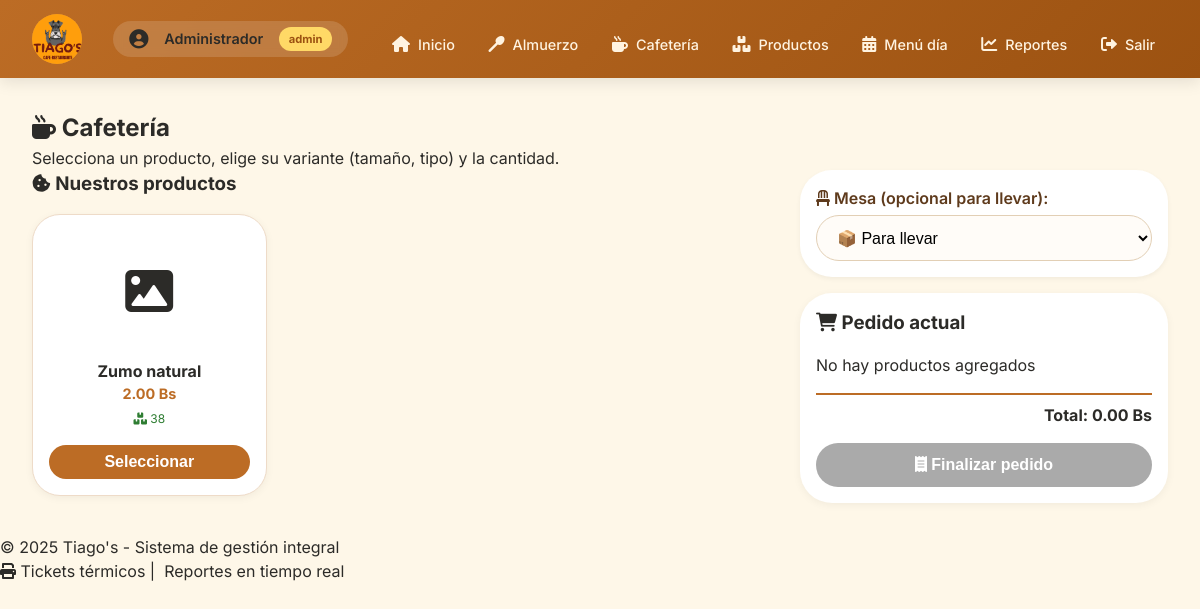
Screenshot of /cafeteria (signed in) with the database file from the repository.
### tables this page shows
CREATE TABLE productos_cafeteria (
                id INTEGER PRIMARY KEY AUTOINCREMENT,
                nombre TEXT UNIQUE NOT NULL,
                precio REAL NOT NULL,
                stock INTEGER DEFAULT 999,
                activo BOOLEAN DEFAULT 1
            , imagen TEXT, descripcion TEXT, categoria TEXT, orden INTEGER DEFAULT 0);

### app.py (the view, shortened to what this page needs)
@app.route('/cafeteria', methods=['GET', 'POST'])
@login_required
def cafeteria():
    conn = get_db()
    productos = conn.execute('''
        SELECT id, nombre, imagen, stock, precio
        FROM productos_cafeteria
        WHERE activo = 1
        ORDER BY nombre
    ''').fetchall()
    mesas = conn.execute('SELECT numero FROM mesas ORDER BY numero').fetchall()
    conn.close()
    return render_template('cafeteria.html', productos=productos, mesas=mesas)

### app.py (called while the page is built)
def get_db():
    try:
        conn = sqlite3.connect('restaurante.db')
        conn.row_factory = sqlite3.Row
        conn.execute("PRAGMA foreign_keys = ON")
        return conn
    except sqlite3.Error as e:
        logger.error(f"Error de conexión a BD: {e}")
        raise

def login_required(f):
    @wraps(f)
    def decorated(*args, **kwargs):
        if 'user_id' not in session:
            flash('Por favor inicia sesión', 'warning')
            return redirect(url_for('login'))
        return f(*args, **kwargs)
    return decorated

@app.context_processor
def inject_now():
    return {
        'now': datetime.now,
        'app_version': '16.0',
        'current_year': datetime.now().year
    }

### templates/cafeteria.html (shortened to what this page needs)
{% extends "base.html" %}
{% block content %}
<div class="page-header">
    <h2><i class="fas fa-mug-hot"></i> Cafetería</h2>
    <p>Selecciona un producto, elige su variante (tamaño, tipo) y la cantidad.</p>
</div>
<div class="cafeteria-layout">
    <div class="productos-section">
        <h3><i class="fas fa-cookie-bite"></i> Nuestros productos</h3>
        <div class="productos-grid" id="productosGrid">
            {% for prod in productos %}
            <div class="producto-card"
                 data-id="{{ prod.id }}"
                 data-nombre="{{ prod.nombre }}"
                 data-imagen="{{ prod.imagen }}"
                 data-precio="{{ prod.precio }}">
                <div class="producto-img">
                    {% if prod.imagen %}
                        <img src="{{ url_for('static', filename='uploads/' + prod.imagen) }}" alt="{{ prod.nombre }}">
                    {% else %}
                        <div class="no-img"><i class="fas fa-image fa-3x"></i></div>
                    {% endif %}
                </div>
                <div class="producto-info">
                    <span class="producto-nombre">{{ prod.nombre }}</span>
                    <span class="producto-precio">{{ "%.2f"|format(prod.precio) }} Bs</span>
                    <span class="producto-stock"><i class="fas fa-boxes"></i> {{ prod.stock }}</span>
                </div>
                <button class="btn-seleccionar" data-id="{{ prod.id }}">Seleccionar</button>
            </div>
            {% endfor %}
        </div>
    </div>
    <div class="pedido-section">
        <div class="mesa-selector">
            <label><i class="fas fa-chair"></i> Mesa (opcional para llevar):</label>
            <select id="mesaSelect">
                <option value="0">📦 Para llevar</option>
            </select>
        </div>
        <div class="carrito-card">
            <h3><i class="fas fa-shopping-cart"></i> Pedido actual</h3>
            <ul id="listaCarrito" class="lista-carrito">
                <li class="empty-message">No hay productos agregados</li>
            </ul>
            <div class="total-carrito">
                <strong>Total: <span id="totalCarrito">0.00</span> Bs</strong>
            </div>
            <button id="finalizarPedidoBtn" class="btn-finalizar" disabled>
                <i class="fas fa-receipt"></i> Finalizar pedido
            </button>
        </div>
    </div>
</div>
{% endblock %}

### static/style.css (style rules this page uses)
* { margin: 0; padding: 0; box-sizing: border-box; }
body { font-family: 'Inter', sans-serif; background: #fef7e8; color: #2c2b28; line-height: 1.5; }
label { font-weight: 600; color: #5e3a1c; margin-bottom: 0.3rem; display: block; }
select, input[type="text"], input[type="number"] { width: 100%; padding: 0.8rem 1rem; border: 1px solid #e2cfb5; border-radius: 50px; font-size: 1rem; background: #fffcf8; transition: 0.2s; }
button, .btn-primary { background: #bc6c25; color: white; border: none; padding: 0.9rem 1.8rem; border-radius: 60px; font-size: 1rem; font-weight: 600; cursor: pointer; transition: 0.2s; width: fit-content; }

### templates/cafeteria.html (style rules this page uses)
.cafeteria-layout { display: flex; flex-wrap: wrap; gap: 2rem; }
.productos-section { flex: 2; min-width: 280px; }
.pedido-section { flex: 1; min-width: 300px; }
.productos-grid { display: grid; grid-template-columns: repeat(auto-fill, minmax(180px, 1fr)); gap: 1rem; margin-top: 1rem; }
.producto-card { background: white; border-radius: 28px; padding: 1rem; text-align: center; box-shadow: 0 2px 8px rgba(0,0,0,0.05); border: 1px solid #eedbc8; transition: transform 0.2s, box-shadow 0.2s; }
.producto-img { height: 120px; display: flex; align-items: center; justify-content: center; margin-bottom: 0.5rem; }
.producto-info { margin: 0.5rem 0; }
.producto-nombre { font-weight: bold; display: block; font-size: 1rem; }
.producto-precio { font-size: 0.9rem; color: #bc6c25; font-weight: bold; display: block; }
.producto-stock { font-size: 0.75rem; color: #2e7d32; }
.btn-seleccionar { background: #bc6c25; color: white; border: none; border-radius: 60px; padding: 0.5rem; margin-top: 0.5rem; cursor: pointer; width: 100%; transition: background 0.1s; }
.mesa-selector { background: white; border-radius: 32px; padding: 1rem; margin-bottom: 1rem; box-shadow: 0 2px 5px rgba(0,0,0,0.05); }
.carrito-card { background: white; border-radius: 32px; padding: 1rem; box-shadow: 0 2px 8px rgba(0,0,0,0.05); position: sticky; top: 100px; }
.lista-carrito { list-style: none; max-height: 300px; overflow-y: auto; margin: 1rem 0; padding-left: 0; }
.total-carrito { text-align: right; border-top: 2px solid #bc6c25; padding-top: 0.5rem; margin-top: 0.5rem; }
.btn-finalizar { width: 100%; background: #2e7d32; color: white; border: none; padding: 0.8rem; border-radius: 60px; margin-top: 1rem; cursor: pointer; transition: 0.1s; }
.btn-finalizar:disabled { background: #aaa; cursor: not-allowed; }

### rows the page displays
productos_cafeteria: nombre "Zumo natural", precio "2.00", stock "38"

### other values shown
{{ session.get('nombre', 'Invitado') }} "Administrador"
{{ session.get('rol', 'sin rol') }} "admin"
